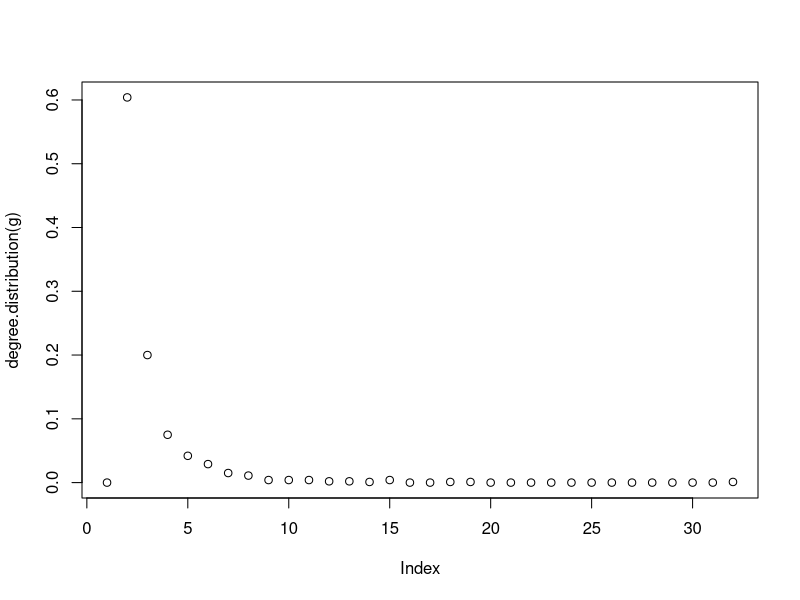
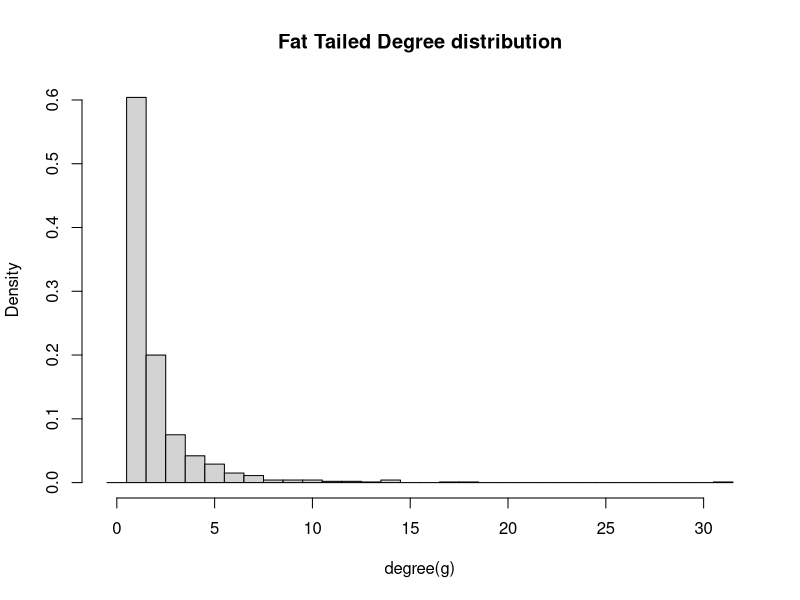
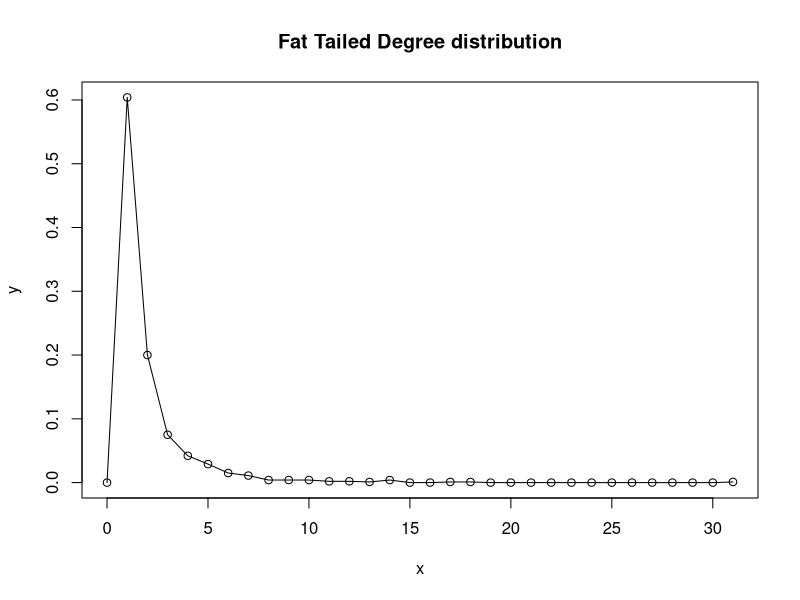
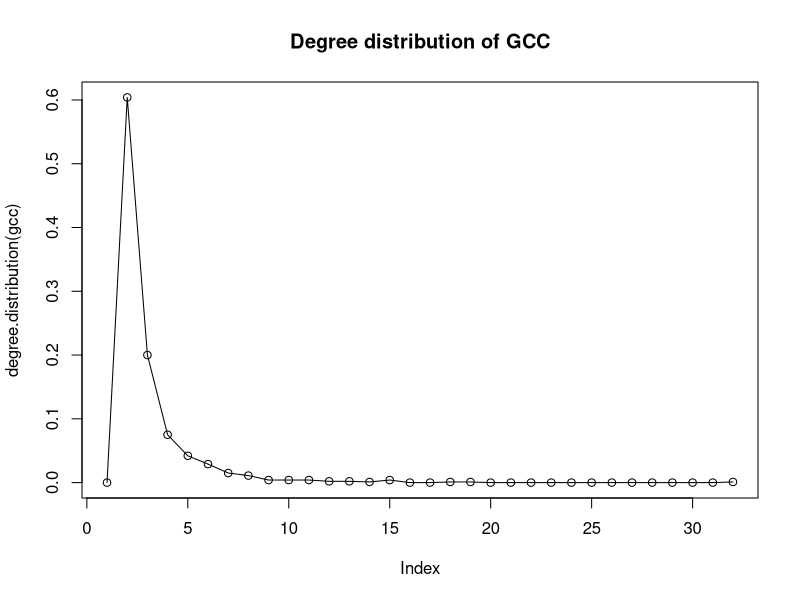
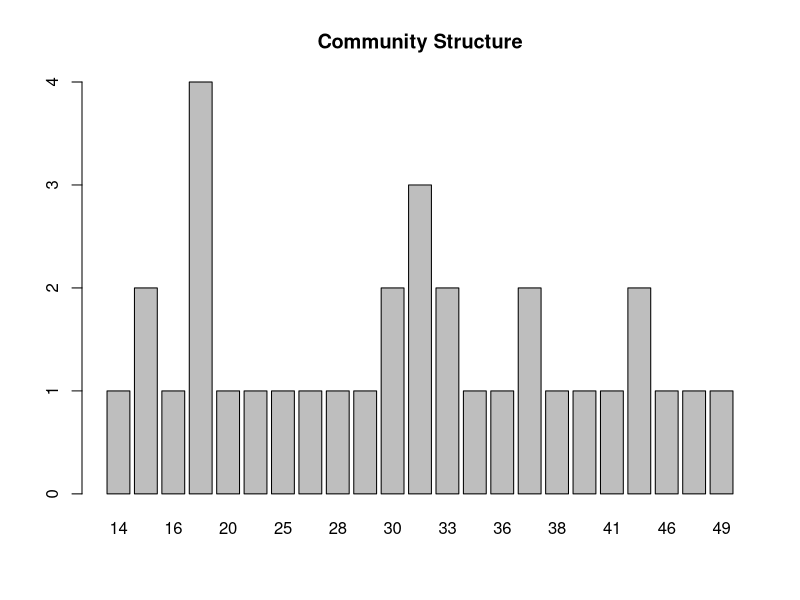
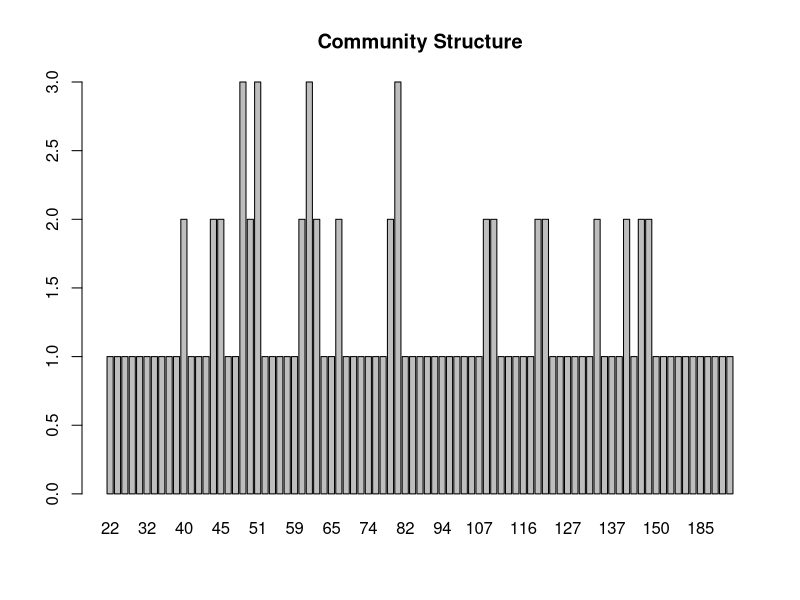
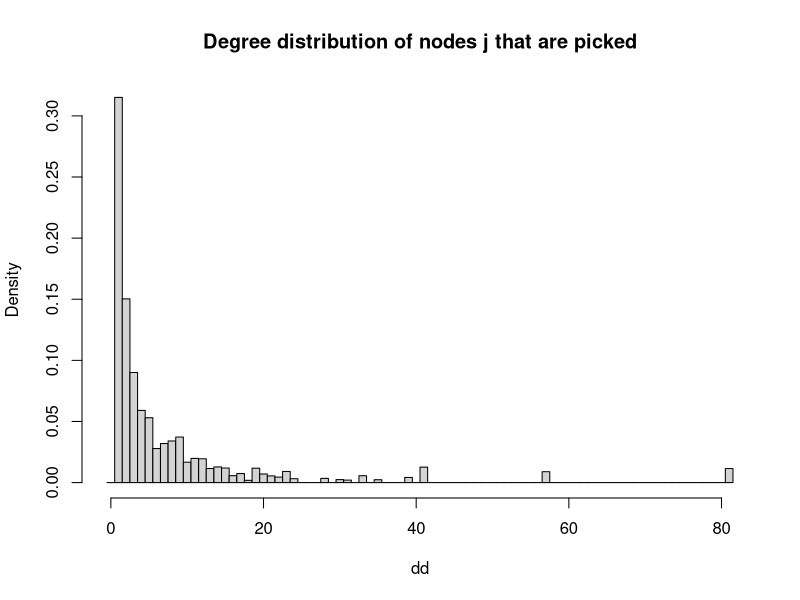
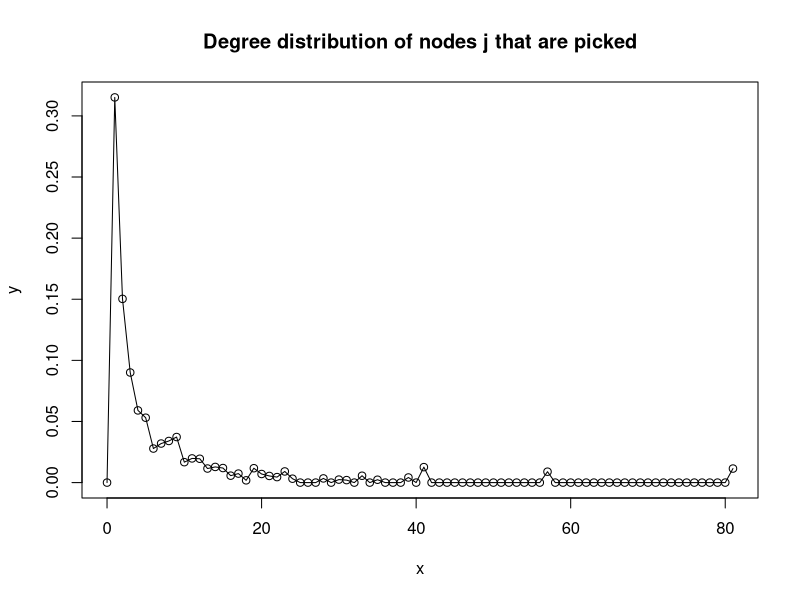

The R script that drew these images, in order:

library(igraph)



g <- barabasi.game(1000, directed=F)
plot(degree.distribution(g))
h=hist(degree(g),main="Fat Tailed Degree distribution", freq = F, breaks= seq(-0.5, by = 1, length.out = max(degree(g))+2))
pl <- data.frame(x=h$mids, y=h$density)
plot(pl , type="o",main="Fat Tailed Degree distribution")
dia=diameter(g)
print(dia)


con=is.connected(g)
print(con)


# find the giant connected component
cl <- clusters(g)
gccIndex = which.max(cl$csize)
nonGccNodes <- (1:vcount(g))[cl$membership != gccIndex]
gcc <- delete.vertices(g, nonGccNodes)
plot(degree.distribution(gcc),type="o",main="Degree distribution of GCC")



# find communities
fg <- fastgreedy.community(gcc)
cmsize <- sizes(fg)
cmsize <- as.vector(sizes(fg))
gccNodes <- (1:vcount(g))[cl$membership == gccIndex]
cm1Nodes <- gccNodes[fg$membership == 1]
barplot(table(cmsize),main="Community Structure")

#modularity
m=modularity(fg)
print(m)




#10000 node graph

bg <- barabasi.game(10000, directed=F)

# find the giant connected component
cl <- clusters(bg)
gccIndex = which.max(cl$csize)
nonGccNodes <- (1:vcount(bg))[cl$membership != gccIndex]
gcc <- delete.vertices(bg, nonGccNodes)

# find communities
fg <- fastgreedy.community(gcc)
cmsize <- sizes(fg)
cmsize <- as.vector(sizes(fg))
gccNodes <- (1:vcount(bg))[cl$membership == gccIndex]
cm1Nodes <- gccNodes[fg$membership == 1]
barplot(table(cmsize),main="Community Structure")

#modularity
m=modularity(fg)
print(m)


#Measure and plot the degree distribution of nodes j
tg <- barabasi.game(10000, directed=F)
dd =c()
for(k in 1:100000 ){
i = sample(1:999,1)
nb = neighbors(tg,i,1)
j = sample(1:length(nb),1)
dd = c(dd,degree(tg,nb[j]))
}
h=hist(dd,main="Degree distribution of nodes j that are picked", freq = F, breaks= seq(-0.5, by = 1, length.out = max(dd)+2))
pl <- data.frame(x=h$mids, y=h$density)
plot(pl , type="o",main="Degree distribution of nodes j that are picked")


